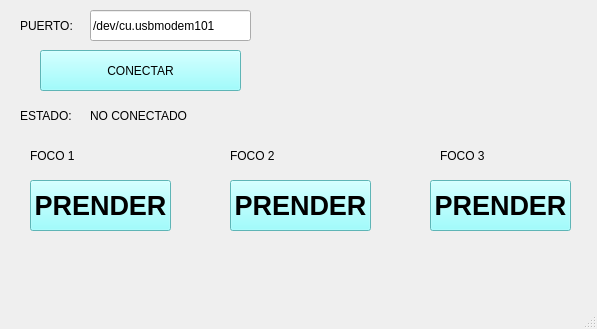
<?xml version="1.0" encoding="UTF-8"?>
<ui version="4.0">
 <class>MainWindow</class>
 <widget class="QMainWindow" name="MainWindow">
  <property name="geometry">
   <rect>
    <x>0</x>
    <y>0</y>
    <width>597</width>
    <height>329</height>
   </rect>
  </property>
  <property name="windowTitle">
   <string>MainWindow</string>
  </property>
  <widget class="QWidget" name="centralwidget">
   <widget class="QPushButton" name="btn_accion">
    <property name="geometry">
     <rect>
      <x>40</x>
      <y>50</y>
      <width>201</width>
      <height>41</height>
     </rect>
    </property>
    <property name="styleSheet">
     <string notr="true">background-color: rgb(132, 254, 255);</string>
    </property>
    <property name="text">
     <string>CONECTAR</string>
    </property>
   </widget>
   <widget class="QLineEdit" name="txt_puerto">
    <property name="geometry">
     <rect>
      <x>90</x>
      <y>10</y>
      <width>161</width>
      <height>31</height>
     </rect>
    </property>
    <property name="text">
     <string>/dev/cu.usbmodem101</string>
    </property>
   </widget>
   <widget class="QLabel" name="label">
    <property name="geometry">
     <rect>
      <x>20</x>
      <y>10</y>
      <width>61</width>
      <height>31</height>
     </rect>
    </property>
    <property name="text">
     <string>PUERTO:</string>
    </property>
   </widget>
   <widget class="QLabel" name="label_2">
    <property name="geometry">
     <rect>
      <x>20</x>
      <y>100</y>
      <width>61</width>
      <height>31</height>
     </rect>
    </property>
    <property name="text">
     <string>ESTADO:</string>
    </property>
   </widget>
   <widget class="QLabel" name="txt_estado">
    <property name="geometry">
     <rect>
      <x>90</x>
      <y>100</y>
      <width>151</width>
      <height>31</height>
     </rect>
    </property>
    <property name="text">
     <string>NO CONECTADO</string>
    </property>
   </widget>
   <widget class="QPushButton" name="btn_control_led1">
    <property name="geometry">
     <rect>
      <x>30</x>
      <y>180</y>
      <width>141</width>
      <height>51</height>
     </rect>
    </property>
    <property name="font">
     <font>
      <pointsize>20</pointsize>
      <bold>true</bold>
     </font>
    </property>
    <property name="styleSheet">
     <string notr="true">background-color: rgb(132, 254, 255);
</string>
    </property>
    <property name="text">
     <string>PRENDER</string>
    </property>
   </widget>
   <widget class="QPushButton" name="btn_control_led2">
    <property name="geometry">
     <rect>
      <x>230</x>
      <y>180</y>
      <width>141</width>
      <height>51</height>
     </rect>
    </property>
    <property name="font">
     <font>
      <pointsize>20</pointsize>
      <bold>true</bold>
     </font>
    </property>
    <property name="styleSheet">
     <string notr="true">background-color: rgb(132, 254, 255);
</string>
    </property>
    <property name="text">
     <string>PRENDER</string>
    </property>
   </widget>
   <widget class="QPushButton" name="btn_control_led3">
    <property name="geometry">
     <rect>
      <x>430</x>
      <y>180</y>
      <width>141</width>
      <height>51</height>
     </rect>
    </property>
    <property name="font">
     <font>
      <pointsize>20</pointsize>
      <bold>true</bold>
     </font>
    </property>
    <property name="styleSheet">
     <string notr="true">background-color: rgb(132, 254, 255);
</string>
    </property>
    <property name="text">
     <string>PRENDER</string>
    </property>
   </widget>
   <widget class="QLabel" name="label_3">
    <property name="geometry">
     <rect>
      <x>30</x>
      <y>140</y>
      <width>61</width>
      <height>31</height>
     </rect>
    </property>
    <property name="text">
     <string>FOCO 1</string>
    </property>
   </widget>
   <widget class="QLabel" name="label_4">
    <property name="geometry">
     <rect>
      <x>230</x>
      <y>140</y>
      <width>61</width>
      <height>31</height>
     </rect>
    </property>
    <property name="text">
     <string>FOCO 2</string>
    </property>
   </widget>
   <widget class="QLabel" name="label_5">
    <property name="geometry">
     <rect>
      <x>440</x>
      <y>140</y>
      <width>61</width>
      <height>31</height>
     </rect>
    </property>
    <property name="text">
     <string>FOCO 3</string>
    </property>
   </widget>
  </widget>
  <widget class="QMenuBar" name="menubar">
   <property name="geometry">
    <rect>
     <x>0</x>
     <y>0</y>
     <width>597</width>
     <height>24</height>
    </rect>
   </property>
  </widget>
  <widget class="QStatusBar" name="statusbar"/>
 </widget>
 <resources/>
 <connections/>
</ui>
